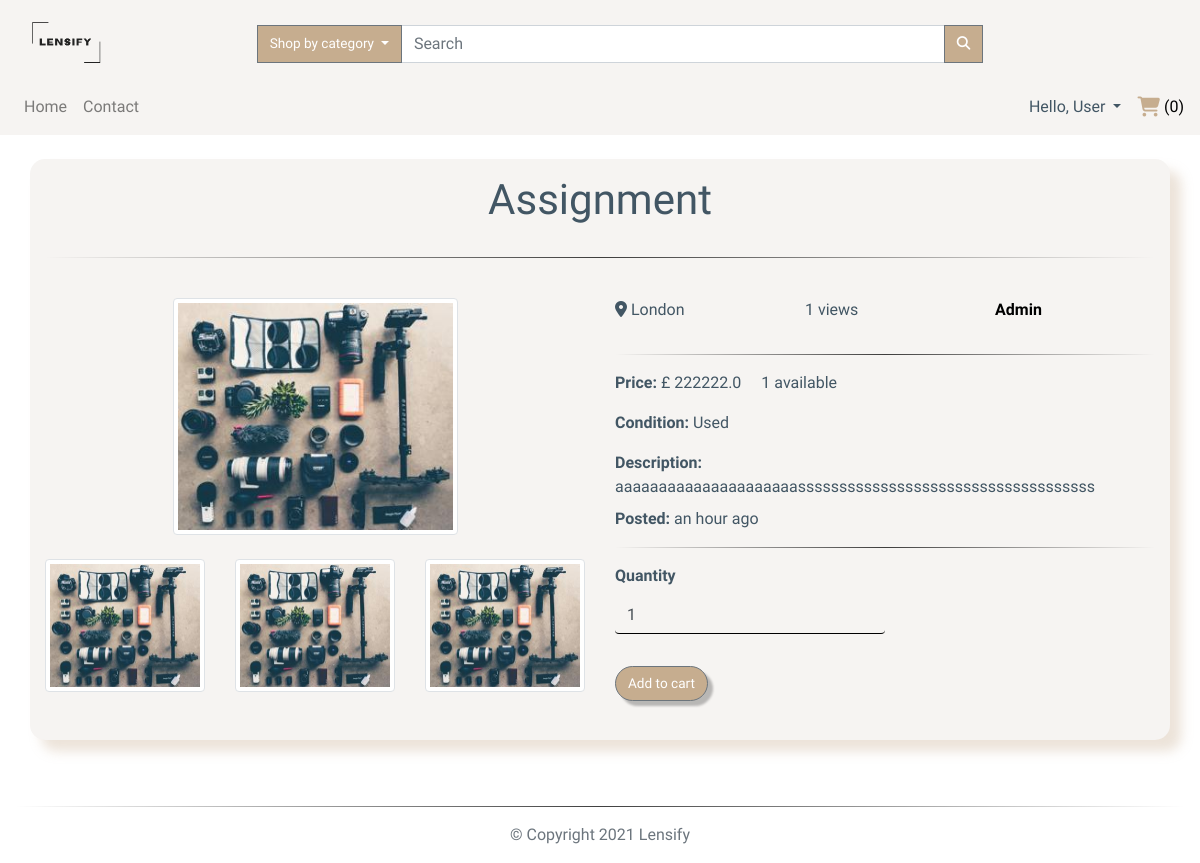
Page /item/19 (signed in) on the committed database.
### app/models.py (models this page shows, shortened)
class TimestampMixin(object):
    created_at = db.Column(db.DateTime, nullable=False,
                           default=datetime.utcnow)
    updated_at = db.Column(db.DateTime, onupdate=datetime.utcnow)

class User(db.Model, TimestampMixin, UserMixin):
    __tablename__ = "users"
    id = db.Column(db.Integer, primary_key=True)
    first_name = db.Column(db.String(50), nullable=False)
    last_name = db.Column(db.String(50), nullable=False)
    username = db.Column(db.String(50), unique=True, nullable=False)
    email = db.Column(db.String(115), unique=True, nullable=False)
    image_file = db.Column(db.String(80), nullable=False,
                           default="default.jpg")
    password_hash = db.Column(db.String(60), nullable=False)
    items_for_sale = db.relationship(
        "ItemForSale", backref="seller", lazy="dynamic")
    orders = db.relationship("Order", backref="buyer", lazy=True)
    address = db.relationship(
        "Address", secondary="user_addresses", backref="user", lazy="dynamic"
    )
    followed = db.relationship(
        "User", secondary=followers,
        primaryjoin=(followers.c.follower_id == id),
        secondaryjoin=(followers.c.followed_id == id),
        backref=db.backref("followers", lazy="dynamic"), lazy="dynamic")
    reviewed = db.relationship(
        "Review", backref="user_reviewed", primaryjoin=(Review.user_reviewed_id == id), lazy="dynamic"
    )
    reviewer = db.relationship(
        "Review", backref="user_reviewer", primaryjoin=(Review.user_reviewer_id == id), lazy="dynamic"
    )

class ItemForSale(db.Model, TimestampMixin):
    __tablename__ = "for_sale"
    id = db.Column(db.Integer, primary_key=True)
    title = db.Column(db.String(100), nullable=False)
    description = db.Column(db.Text, nullable=False)
    quantity = db.Column(db.Integer, nullable=False, default=1)
    condition = db.Column(db.String(50), nullable=False)
    item_city = db.Column(db.String(50), nullable=False)
    price = db.Column(db.Float, nullable=False)
    item_views = db.Column(db.Integer, default=0)
    image_file = db.Column(db.String(80), nullable=False,
                           default="item.jpg")
    sold = db.Column(db.Boolean, default=False)
    seller_id = db.Column(db.Integer, db.ForeignKey('users.id'))
    category_id = db.Column(db.Integer, db.ForeignKey('categories.id'))
    item_in_order = db.relationship(
        "OrderItem", backref="item", lazy="dynamic"
    )

### app/routes.py (the view, shortened to what this page needs)
@app.route("/item/<item_id>", methods=["GET", "POST"])
@ login_required
def item(item_id):
    form = AddToCartForm()
    item = ItemForSale.query.filter_by(id=item_id).first_or_404()
    item.item_views += 1
    db.session.commit()
    if item in current_user.items_for_sale:
        if request.args.get('delete'):
            db.session.delete(item)
            db.session.commit()
            flash("You have deleted a listing!", "success")
            return redirect(url_for("index"))
    return render_template("item_details.html", title="Item Details", item=item, form=form)

### app/forms.py
class AddToCartForm(FlaskForm):
    quantity = h5fields.IntegerField(
        "Quantity", default=1, widget=h5widgets.NumberInput(min=1, max=100, step=1),
        validators=[DataRequired(message="Please only insert numerical values")])
    submit = SubmitField('Add to cart')

### app/models.py (called while the page is built)
@login_manager.user_loader
def load_user(user_id):
    return User.query.get(int(user_id))

### app/routes.py (called while the page is built)
@app.before_request
def before_request():
    if current_user.is_authenticated:
        current_user.updated_at = datetime.utcnow()
        db.session.commit()

@app.context_processor
def inject_categories():
    categories = Category.query.join(
        ItemForSale, (Category.id == ItemForSale.category_id)).filter(ItemForSale.sold == False).all()
    return dict(categories=categories)

### app/templates/item_details.html (shortened to what this page needs)
{% extends "layout.html" %}
{% import "bootstrap/wtf.html" as wtf %}
{% block app_content %}
<div class="container custom-bg my-4">
  <div class="row justify-content-center">
    <h1 class="col-12 text-center my-3">
      {{ item.title.capitalize() }}
    </h1>
  </div>
  <hr>
  <div class="row justify-content-center">
    <div class="col-12 col-sm-6 my-4" aria-labelledby="item-picture">
      <div class="row justify-content-center">
        <img class="img-fluid w-50 thumb img-thumbnail" id="largeImage"
          src="{{url_for('static', filename='img/items/' + item.image_file)}}" alt="{{item.title}}">
      </div>
      <div class="row my-4 thumbnails">
        <div class="col-4">
          <img class="img-fluid thumb img-thumbnail"
            src="{{url_for('static', filename='img/items/' + item.image_file)}}" alt="{{item.title}}">
        </div>
        <div class="col-4">
          <img class="img-fluid thumb img-thumbnail"
            src="{{url_for('static', filename='img/items/' + item.image_file)}}" alt="{{item.title}}">
        </div>
        <div class="col-4">
          <img class="img-fluid thumb img-thumbnail"
            src="{{url_for('static', filename='img/items/' + item.image_file)}}" alt="{{item.title}}">
        </div>
      </div>
    </div>
    <div class="col-12 col-sm-6 my-4">
      <div class="row text-break">
        <p class="text-capitalize col-md-4">
          <i class="fas fa-map-marker-alt"></i> {{item.item_city }}
        </p>
        <p class="col-md-4">
          {{item.item_views}} views
        </p>
        <p class="col-md-4">
          <a href="{{url_for('user', username=item.seller.username)}}" class="text-capitalize" alt="{{item.title}}">
            <strong>{{ item.seller.username }} </strong>
          </a>
        </p>
      </div>
      <hr>
      <div class="row text-break">
        <div class="col-12">
          <p>
            <strong>Price:</strong> £ {{ item.price }} <span class="ml-3">{{item.quantity}} available</span>
          </p>
          <p>
            <strong>Condition:</strong> {{ item.condition }}
          </p>
          <p class="my-2">
            <strong>Description:</strong><span class="d-block">{{ item.description }}</span>
          </p>
          <p class="my-2">
            <strong>Posted:</strong> {{ moment(item.created_at).fromNow() }}
          </p>
          <hr>
          {% if item in current_user.items_for_sale %}
          <div class="mt-4 d-flex justify-content-between">
            <button class="confirm-delete btn btn-danger" data-toggle="modal" data-target="#confirmDeleteModal"
              id="deleteButton{{item.id}}">
              <span class="fa fa-remove"></span>
            </button>
            <div class="modal fade" id="confirmDeleteModal" tabindex="-1" role="dialog"
              aria-labelledby="confirmDeleteModalLabel" aria-hidden="true">
              <div class="modal-dialog modal-dialog-centered" role="document">
                <div class="modal-content">
                  <div class="modal-header">
                    <h5 class="modal-title" id="confirmDeleteModalLabel">DELETE</h5>
                    <button type="button" class="close" data-dismiss="modal" aria-label="Close">
                      <span aria-hidden="true">&times;</span>
                    </button>
                  </div>
                  <div class="modal-body">
                    Do you want to delete this listing?
                  </div>
                  <div class="modal-footer">
                    <button type="button" class="btn btn-danger" data-dismiss="modal">NO</button>
                    <a href="{{url_for('item', delete='True', item_id=item.id)}}"><button type="button"
                        class="btn btn-primary">YES</button></a>
                  </div>
                </div>
              </div>
            </div>
          </div>
          {% else %}
          <form action="{{url_for('item', item_id=item.id)}}" method='POST' class="form">
            {{wtf.form_field(form.quantity, class="form-control w-50")}}
            {{wtf.form_field(form.submit, class="mt-3 btn btn-secondary")}}
          </form>
          {% endif %}
        </div>
      </div>
    </div>
  </div>
</div>
{% endblock app_content %}

### app/templates/layout.html (shortened to what this page needs)
{% extends "bootstrap/base.html" %}
{% block styles %}
<link rel="stylesheet" href="https://stackpath.bootstrapcdn.com/bootstrap/4.5.0/css/bootstrap.min.css"
>
<link rel="stylesheet" href="https://cdnjs.cloudflare.com/ajax/libs/animate.css/3.7.0/animate.css" />
<link rel="stylesheet" href="{{url_for('.static', filename='css/styles.css')}}" />
{% endblock styles %}
{% block body %}
{% block navbar %}
<nav class="navbar navbar-expand-lg navbar-light custom-bg">
  <a href="{{url_for('index')}}" class="col-4 col-md-2 logo-container">
    <img class="navbar-brand img-fluid mt-2" src="{{url_for('.static', filename='img/logo.png')}}" alt="logo" />
  </a>
  <div class="collapse navbar-collapse pt-2 col-12 col-lg-9" id="search">
    <form class="form-inline col-12 input-group" method='POST' action="{{ url_for('search') }}">
      <div class="dropdown ml-3 input-group-append">
        <button class="btn btn-secondary dropdown-toggle no-radius" type="button" id="dropdownMenuButton"
          data-toggle="dropdown" aria-haspopup="true" aria-expanded="false">
          Shop by category
        </button>
      </div>
      <input class="form-control col-8 input-group-append" type="search" placeholder="Search" aria-label="Search" name="search" >
      <div class="input-group-append">
        <button class="btn btn-secondary no-radius" type="submit">
          <i class="fas fa-search"></i>
        </button>
      </div>
    </form>
  </div>
</nav>
<nav class="navbar navbar-expand-lg navbar-light custom-bg py-0">
  <div id="links" class="collapse navbar-collapse py-2">
    <div class="navbar-nav text-center">
      <a class="nav-item nav-link" href="{{url_for('index')}}">Home</a>
      <a class="nav-item nav-link" href="{{url_for('contact')}}">Contact</a>
    </div>
    <div class="navbar-nav ml-auto text-center">
      {% if current_user.is_authenticated %}
      <div class="dropdown">
        <a class="dropdown-toggle" type="button" id="dropdownMenuButton" data-toggle="dropdown" aria-haspopup="true"
          aria-expanded="false">
          Hello, {{current_user.first_name.capitalize()}}
        </a>
      </div>
      <div class="ml-3 text-center d-none d-lg-block" id="cart">
        <a href="{{url_for('cart')}}">
          <i class="fas fa-shopping-cart fa-lg"></i> ({{session['cart']|length}})
        </a>
      </div>
      {%else%}
      <a class="nav-item nav-link mr-2" href="{{url_for('login')}}">Login</a>
      <a class="nav-item nav-link" href="{{url_for('register')}}">Register</a>
      {%endif%}
    </div>
  </div>
</nav>
{% endblock navbar%}
{% block content %}
<main class="my-auto">
  <div class="container-fluid">
    {% block app_content %} {% endblock app_content %}
  </div>
</main>
{% endblock content%}
<footer class="footer navbar-fixed-bottom">
  <div class="container-fluid">
    <hr>
    <p class="text-muted pb-3 text-center">
      &copy;
      Copyright
      Lensify
    </p>
  </div>
</footer>
{% endblock body %}

### app/static/css/styles.css (style rules this page uses)
:root { --main-color: #fff; --second-color: #425664; --third-color: #f6f4f2; --fourth-color: #c6ad8f; }
*, *::before, *::after { margin: 0; padding: 0; box-sizing: border-box; list-style: none; text-decoration: none; }
body, html { background: var(--main-color); min-height: 100vh; width: 100%; color: var(--second-color); font-family: "Raleway", sans-serif; word-break: normal; }
html { position: relative; }
.footer { position: absolute; bottom: 0; width: 100%; height: 10px; }
a { color: black; text-decoration: none; cursor: pointer; }
h1 { font-size: 3.5vw; }
P { word-break: normal; }
.container { box-shadow: 0.7rem 0.7rem 0.7rem rgba(198, 173, 143, 0.341); border-radius: 15px; }
label { font-weight: bold; display: block; }
input[type="number"] { border: none; background: transparent; border-bottom: 1px solid black; }
.thumb { cursor: pointer; }
hr { border: none; height: 1px; background-image: linear-gradient( to right, rgba(0, 0, 0, 0), rgba(0, 0, 0, 0.75), rgba(0, 0, 0, 0) ); }
.btn { font-size: 85%; white-space: nowrap; }
.btn-secondary { filter: drop-shadow(5px 5px 1px rgba(0, 0, 0, 0.25)); background-color: var(--fourth-color); border-radius: 20px; color: var(--main-color); }
.no-radius { filter: none; border-radius: 0px; color: var(--main-color); }
.custom-bg { background-color: var(--third-color); }
.logo-container img { width: 70px; height: 55px; }
.fa-shopping-cart { color: var(--fourth-color); }

### rows in the picture
User: first_name "User"
ItemForSale: title "Assignment", image_file (picture), item_city "London", item_views "1", price "222222.0", quantity "1", condition "Used", description "aaaaaaaaaaaaaaaaaaaaassssssssssssssssssssssssssssssssssss", created_at "an hour ago"
User: seller.username "Admin"

### other values in the picture
{{ session['cart']|length }} "0"
